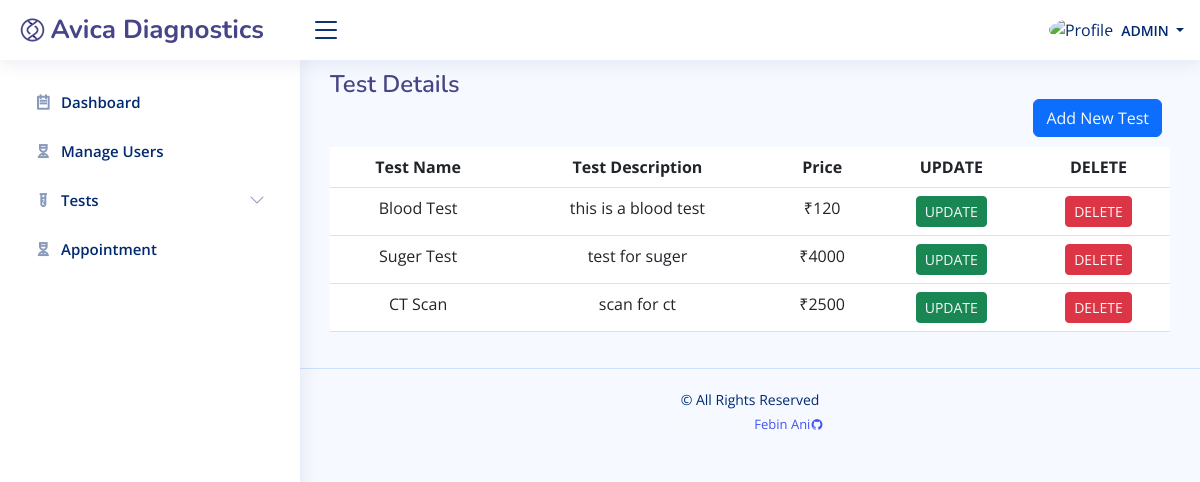
Page /admin/managetest.php (signed in) on the committed database.
### tables this page shows
CREATE TABLE `tb_test` (
  `test_id` int(10) NOT NULL,
  `test_name` varchar(100) NOT NULL,
  `test_desc` varchar(400) NOT NULL,
  `price` int(30) NOT NULL
);

### admin/managetest.php (the view, shortened to what this page needs)
<?php
	include('constant/header.php');
	include('constant/sidebar.php');
?>
<main id="main" class="main">
    <div class="pagetitle">
      <h1>Test Details</h1>
      <div class="d-grid gap-2 d-md-flex justify-content-md-end">
      <button  class="btn btn-primary">
        <a class="link-light" href="addtest.php">Add New Test
      </button>
      </div>
    </div>
    <section class="section">
      <div class="row">
        <div class="col-lg-12">
          <table class="table">
            <thead>
              <tr class="text-center">
                <th scope="col">Test Name</th>
                <th scope="col">Test Description</th>
                <th scope="col">Price</th>
                <th scope="col">UPDATE</th>
                <th scope="col">DELETE</th>
              </tr>
            </thead>
            <tbody>
            <?php
              include('constant/config.php');
              $res=mysqli_query($conn,"SELECT * FROM `tb_test`");
              if (mysqli_num_rows($res) > 0 ) {
                  while($row=mysqli_fetch_array($res)){
                      echo "<tr class='text-center'>";
                      echo "<td>".$row['test_name']."</td>";
                      echo "<td>".$row['test_desc']."</td>";
                      echo "<td>".'₹'.$row['price']."</td>";
                      echo "<td>";
                      ?>
                      <button class="btn btn-success btn-sm">
                        <a class="link-light" href="updatetest.php?id=<?php echo $row["test_id"]; ?>">UPDATE</a>
                      </button>
                      <?php
                      echo "</td>";
                      echo "<td>";
                      ?>
                      <button class="btn btn-danger btn-sm">
                        <a class="link-light" href="delete.php?id=<?php echo $row["test_id"]; ?>">DELETE
                      </button>
                      <?php
                      echo "</td>";
                      echo "</tr>";
                  }
              }
            ?>
            </tbody>
          </table>
        </div>
      </div>
    </section>
  </main>
<?php
include('constant/footer.php');
?>

### admin/assets/css/style.css (style rules this page uses)
:root { scroll-behavior: smooth; }
body { font-family: "Open Sans", sans-serif; background: #f6f9ff; color: #444444; }
a { color: #4154f1; text-decoration: none; }
h1, h2, h3, h4, h5, h6 { font-family: "Nunito", sans-serif; }
#main { margin-top: 50px; padding: 20px 30px; transition: all 0.3s; }
.pagetitle { margin-bottom: 10px; }
.pagetitle h1 { font-size: 24px; margin-bottom: 0; font-weight: 600; color: rgb(71, 69, 136); }
@media (min-width: 1200px) { #main, #footer { margin-left: 300px; } }

### rows in the picture
tb_test: test_name "Blood Test", test_desc "this is a blood test", price "120"
tb_test: test_name "Suger Test", test_desc "test for suger", price "4000"
tb_test: test_name "CT Scan", test_desc "scan for ct", price "2500"

### other values in the picture
$_SESSION['usertype'] "ADMIN"
